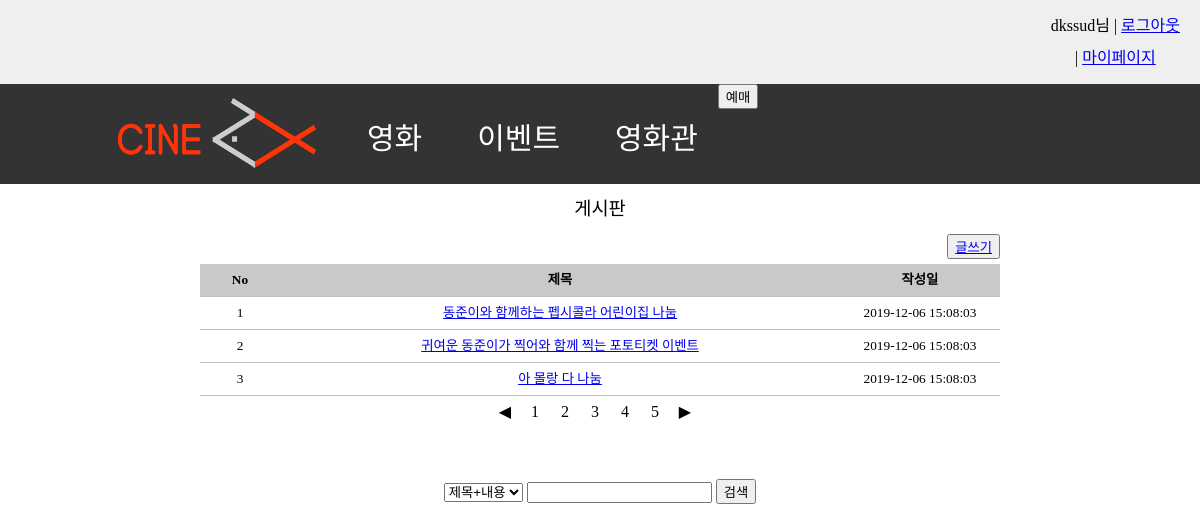
Screenshot of /webpage/component/event/event.php (signed in) with the database file from the repository.
### tables this page shows
CREATE TABLE EVENT(
  event_id INT unsigned  auto_increment not NULL,
  event_title varchar(50) not null,
  content text(255) not null,
  event_date timestamp not NULL default current_timestamp,
  CONSTRAINT PK_EVENT PRIMARY KEY(event_id)
);

### webpage/component/event/event.php (the view, shortened to what this page needs)
<html>
<head>
  <link href="../../styles/common.css" type="text/css" rel="stylesheet" />
  <link href="../../styles/event.css" type="text/css" rel="stylesheet" />
</head>
<body>
  <header class="service_menu">
    <ul id="gnb">
      <?php include "../DB_Connect.php";
      include "../top_login.php";
      $db=connect();
      ?>
    </ul>
  </header>
  <?php
  include "../common/navigator.php";
  ?>
  <div id="mainWrapper">
    <ul>
      <li>게시판</li>
      <button class="right" type="button"><a href="eventwrite.html">글쓰기</a></button>
      <li>
        <ul id="ulTable">
          <li>
            <ul>
              <li>No</li>
              <li>제목</li>
              <li>작성일</li>
            </ul>
          </li>
          <?php
          $info_sql = "select event_id,event_title,event_date from event";
          $info_stt=$db->prepare($info_sql);
          $info_stt->execute();
          foreach($info_stt as $info){
            ?>
            <li>
              <ul>
                <li><?= $info['event_id']; ?></li>
                <li><a href="eventview.php?event_id=<?= $info['event_id']?>"><?= $info['event_title']; ?></a></li>
                <li><?= $info['event_date']; ?></li>
              </ul>
            </li>
          <?php }
          ?>
          <li>
            <div id="divPaging">
              <div>◀</div>
              <div><b>1</b></div>
              <div>2</div>
              <div>3</div>
              <div>4</div>
              <div>5</div>
              <div>▶</div>
            </div>
          </li>
          <li id='liSearchOption'>
            <div>
              <select id='selSearchOption'>
                <option value='A'>제목+내용</option>
              </select>
              <input id='txtKeyWord' />
              <input type='button' value='검색' />
            </div>
          </li>
        </ul>
      </div>
    </body>
    </html>

### webpage/styles/common.css (style rules this page uses)
html, body, div, span, applet, object, iframe, p, blockquote, pre, a, abbr, acronym, address, big, cite, code, del, dfn, em, img, ins, kbd, q, s, samp, small, strike, sub, sup, tt, var, b, u, i, center, dl, dt, dd, ol, ul, li, fieldset, form, label, legend, table, caption, tbody, tfoot, thead, tr, th, td, article, aside, canvas, details, embed, figure, figcaption, footer, header, hgroup, menu, nav, output, ruby, section, summary, time, mark, audio, video { margin: 0; padding: 0; border: 0; font-size: 100%; font: inherit; vertical-align: baseline; }
article, aside, details, figcaption, figure, footer, header, hgroup, menu, nav, section { display: block; }
body { line-height: 1; }
ol, ul { list-style: none; }
.service_menu { padding-top: 10px; padding-bottom: 10px; padding-right: 20px; background-color: #efefef; overflow: hidden; }
.service_menu ul { list-style: none; margin: 0; padding: 0; float: right; text-align: center; }

### webpage/styles/event.css (style rules this page uses)
body { line-height: 2em; font-family: "맑은 고딕"; }
ul, li { list-style: none; text-align: center; padding: 0; margin: 0; }
.right { float:right; margin-bottom: 5px; }
#mainWrapper { padding-top: 10px; width: 800px; margin: 0 auto; }
#mainWrapper>ul>li:first-child { text-align: center; font-size: 14pt; height: 40px; vertical-align: middle; line-height: 30px; }
#ulTable { margin-top: 10px; }
#ulTable>li:first-child>ul>li { background-color: #c9c9c9; font-weight: bold; text-align: center; }
#ulTable>li>ul { clear: both; padding: 0px auto; position: relative; min-width: 40px; }
#ulTable>li>ul>li { float: left; font-size: 10pt; border-bottom: 1px solid silver; vertical-align: baseline; }
#ulTable>li>ul>li:first-child { width: 10%; }
#ulTable>li>ul>li:first-child+li { width: 70%; }
#ulTable>li>ul>li:first-child+li+li { width: 20%; }
#divPaging { clear: both; margin: 0 auto; width: 220px; height: 50px; }
#divPaging>div { float: left; width: 30px; margin: 0 auto; text-align: center; }
#liSearchOption { clear: both; }
#liSearchOption>div { margin: 0 auto; margin-top: 30px; width: auto; height: 100px; }

### rows the page displays
event: event_id "1", event_title "동준이와 함께하는 펩시콜라 어린이집 나눔", event_date "2019-12-06 15:08:03"
event: event_id "2", event_title "귀여운 동준이가 찍어와 함께 찍는 포토티켓 이벤트", event_date "2019-12-06 15:08:03"
event: event_id "3", event_title "아 몰랑 다 나눔", event_date "2019-12-06 15:08:03"

### other values shown
$_SESSION['id'] "dkssud"
